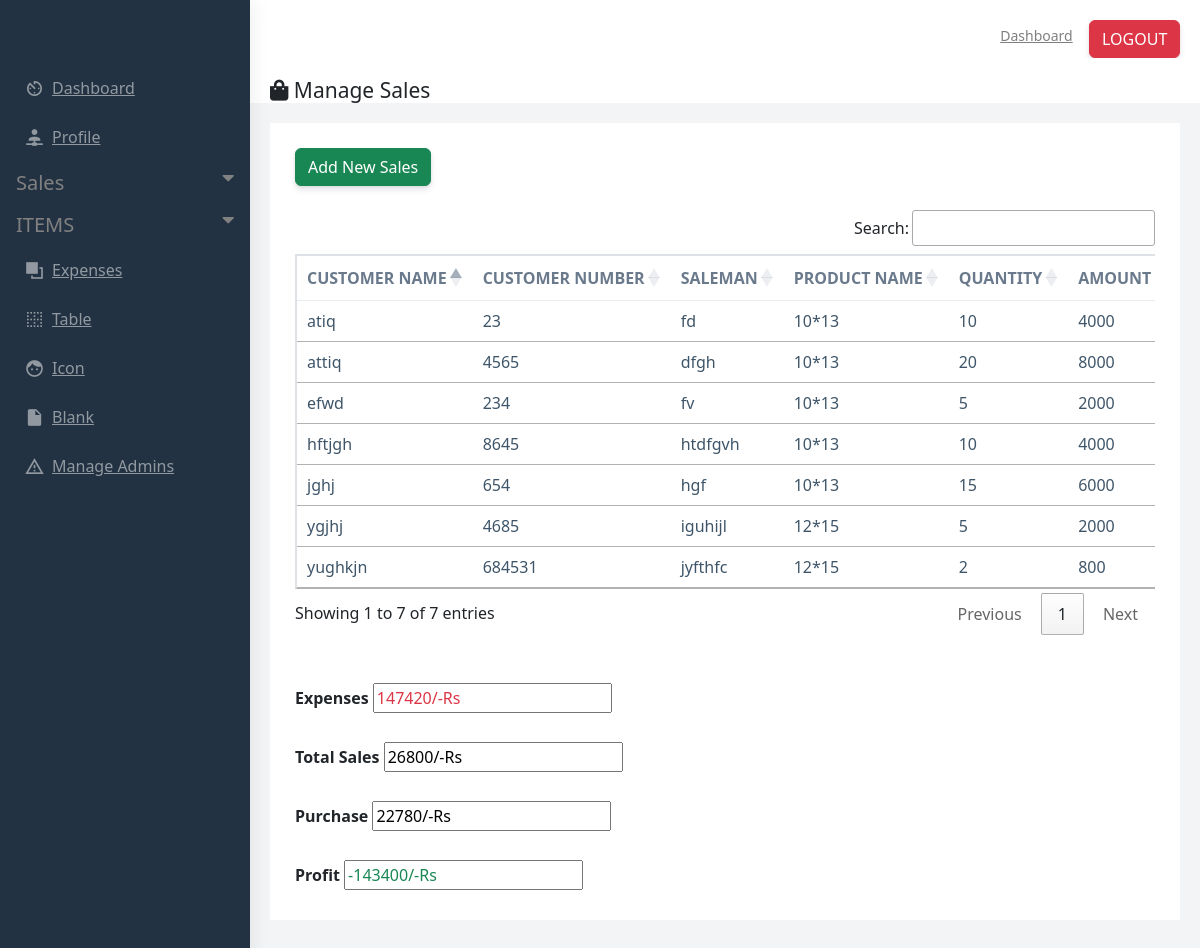
Screenshot of /manage_sales.php (signed in) with the database file from the repository.
### tables this page shows
CREATE TABLE `billing_data` (
  `id` int(100) NOT NULL,
  `CUSTOMER_NAME` varchar(100) NOT NULL,
  `CUSTOMER_NUMBER` varchar(100) NOT NULL,
  `SALESMAN` varchar(100) NOT NULL,
  `PRODUCT_NAME` varchar(100) NOT NULL,
  `QUANTITY` int(100) NOT NULL,
  `AMOUNT` int(100) NOT NULL,
  `PURCHASE_AMOUNT` int(100) NOT NULL,
  `SALE_DATE` date NOT NULL,
  `SALE_TIME` time NOT NULL
);

### manage_sales.php (the view, shortened to what this page needs)
<?php
require('db.php');
if (isset($_SESSION['a'])) {
    require("sidebar.php");
}else {
    unset($_SESSION['a']);
}
$pur_select="SELECT * FROM `billing_data`";
$pur_run=mysqli_query($con,$pur_select);
$exp_select="SELECT * FROM `EXPENSES`";
$exp_run=mysqli_query($con,$exp_select);
$select="SELECT * FROM `billing_data`";
$srun=mysqli_query($con,$select);
?>
<!DOCTYPE html>
<html dir="ltr" lang="en">
<head>
   <link href="css/style.min.css" rel="stylesheet">
    <link rel="stylesheet" href="https://cdn.datatables.net/1.12.1/css/jquery.dataTables.min.css">
    <link rel="stylesheet" href="https://cdn.datatables.net/buttons/2.2.3/css/buttons.dataTables.min.css">
<link href="assets/libs/chartist/dist/chartist.min.css" rel="stylesheet">
    <link href="dist/css/style.min.css" rel="stylesheet">
    <link href="https://cdn.jsdelivr.net/npm/bootstrap@5.2.1/dist/css/bootstrap.min.css" rel="stylesheet" id="bootstrap-css">
    <link rel="stylesheet" href="https://cdnjs.cloudflare.com/ajax/libs/font-awesome/4.7.0/css/font-awesome.min.css">
</head>
<body>
<div id="main-wrapper" data-layout="vertical" data-navbarbg="skin5" data-sidebartype="full"
        data-sidebar-position="absolute" data-header-position="absolute" data-boxed-layout="full">
<div class="page-wrapper">
            <div class="page-breadcrumb bg-white">
                <div class="row align-items-center">
                    <div class="col-lg-3 col-md-4 col-sm-4 col-xs-12">
                        <h4 class="page-title"><i class="fas fa-shopping-bag" aria-hidden="true"></i>  Manage Sales</h4>
                    </div>
                </div>
            </div>
<div class="container-fluid">
                <div class="row">
                    <div class="col-sm-12">
                        <div class="white-box">
                            <form action="billing.php" method="post">
                            <input type="submit" name="" value="Add New Sales" class="btn btn-success text-white"><br>
                            </form><br>
                            <div class="table-responsive">
                                <table id="export" class="table text-nowrap" border='2'>
                                    <thead>
                                        <tr>
                                            <th class="border-top-0">CUSTOMER NAME</th>
                                            <th class="border-top-0">CUSTOMER NUMBER</th>
                                            <th class="border-top-0">SALEMAN</th>
                                            <th class="border-top-0">PRODUCT NAME</th>
                                            <th class="border-top-0">QUANTITY</th>
                                            <th class="border-top-0">AMOUNT</th>
                                        </tr>
                                    </thead>
                                    <tbody>
                                        <?php
                                        $amo_ad=0;
                                        while($row=mysqli_fetch_assoc($srun)){ ?>
                                            <tr>
                                            <td><?php echo $row["CUSTOMER_NAME"]  ?></td>
                                            <td><?php echo $row["CUSTOMER_NUMBER"]  ?></td>
                                            <td><?php echo $row["SALESMAN"]  ?></td>
                                            <td><?php echo $p=$row["PRODUCT_NAME"] ?></td>
                                            <td><?php echo $q=$row["QUANTITY"];
                                            ?></td>
                                            <td><?php echo $row["AMOUNT"];
                                            $amount=$row["AMOUNT"];
                                            $amo_ad=$amount+$amo_ad;
                                            ?></td>
                                            </tr>
                                        <?php    }    ?>
                                    </tbody>
                                </table><br><br>
                                <?php
                                $ad=0;
                                while($row=mysqli_fetch_assoc($exp_run)){
                                $b=$row["AMOUNT"];
                                $ad=$b+$ad;
                                }
                                $pur_ad=0;
                                while($row=mysqli_fetch_assoc($pur_run))
                                {
                                    $pur_amo=$row['PURCHASE_AMOUNT'];
                                    $pur_ad=$pur_amo+$pur_ad;
                                }
                                $profit=$amo_ad-($ad+$pur_ad);
                                ?>
                                <label><b>Expenses</b></label>
                                <input type="text" name="" class="text-danger" value="<?php echo $ad.'/-Rs';   ?>"><br><br>
                                <label><b>Total Sales</b></label>
                                <input type="text" name="" value="<?php echo $amo_ad.'/-Rs';  ?>"><br><br>
                                <label><b>Purchase</b></label>
                                <input type="text" name="" value="<?php echo $pur_ad.'/-Rs';  ?>"><br><br>
                                <label><b>Profit</b></label>
                                <input type="text" name="" class="text-success" value="<?php echo $profit.'/-Rs';  ?>">
                            </div>
                        </div>
                    </div>
                </div>
            </div>
</div>
</div>
            </body>
</html>

### sidebar.php (style rules this page uses)
body { font-family: "Lato", sans-serif; }

### rows the page displays
billing_data: CUSTOMER_NAME "attiq", CUSTOMER_NUMBER "4565", SALESMAN "dfgh", PRODUCT_NAME "10*13", QUANTITY "20", AMOUNT "8000"
billing_data: CUSTOMER_NAME "atiq", CUSTOMER_NUMBER "23", SALESMAN "fd", PRODUCT_NAME "10*13", QUANTITY "10", AMOUNT "4000"
billing_data: CUSTOMER_NAME "ygjhj", CUSTOMER_NUMBER "4685", SALESMAN "iguhijl", PRODUCT_NAME "12*15", QUANTITY "5", AMOUNT "2000"
billing_data: CUSTOMER_NAME "efwd", CUSTOMER_NUMBER "234", SALESMAN "fv", PRODUCT_NAME "10*13", QUANTITY "5", AMOUNT "2000"
billing_data: CUSTOMER_NAME "jghj", CUSTOMER_NUMBER "654", SALESMAN "hgf", PRODUCT_NAME "10*13", QUANTITY "15", AMOUNT "6000"
billing_data: CUSTOMER_NAME "hftjgh", CUSTOMER_NUMBER "8645", SALESMAN "htdfgvh", PRODUCT_NAME "10*13", QUANTITY "10", AMOUNT "4000"
billing_data: CUSTOMER_NAME "yughkjn", CUSTOMER_NUMBER "684531", SALESMAN "jyfthfc", PRODUCT_NAME "12*15", QUANTITY "2", AMOUNT "800"
